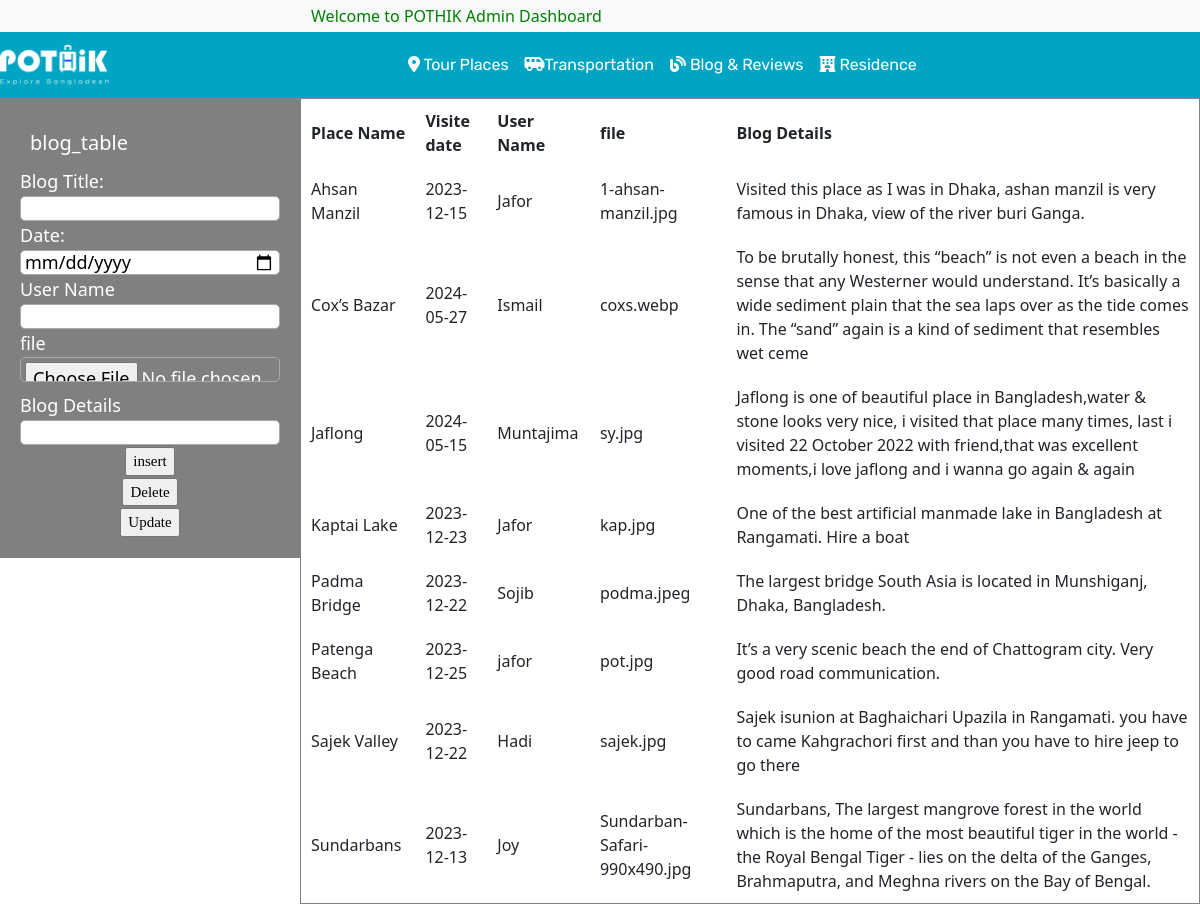
The page /_blogadmin.php on the database its author committed.
### tables this page shows
CREATE TABLE `blog_table` (
  `topic_title` varchar(50) NOT NULL,
  `topic_date` varchar(15) NOT NULL,
  `name` varchar(20) NOT NULL,
  `duration` int(11) NOT NULL,
  `person` int(11) NOT NULL,
  `cost` int(11) NOT NULL,
  `image_filename` varchar(50) NOT NULL,
  `topic_para` varchar(250) NOT NULL
);

### _blogadmin.php (the view, shortened to what this page needs)
<?php
include("_admin.php");
?>
<link rel="stylesheet" href="style.css">
<div id="box1">
  <form method="post">
    <div style="font-size: 20px;margin: 10px;color: white;">blog_table</div>
    Blog Title: <br>
    <input id="text" type="text" name="blogtitle" required><br>
    Date:  <br>
    <input id="text" type="date" name="blogdate" ><br>
    User Name<br>
    <input id="text" type="text" name="name" ><br>
    file<br>
    <input id="text" type="file" name="uploadimage" ><br>
    Blog Details<br>
    <input id="text" type="text" name="blogpara" ><br>
      <div class="btn">
      <a>
        <input type="submit" value="insert" name="submit1">
      </a>
    </div>
    <div class="btn">
      <a>
        <input type="submit" value="Delete" name="submit2">
      </a>
    </div>
    <div class="btn">
      <a>
        <input type="submit" value="Update" name="submit3">
      </a>
    </div>
  </form>
</div>
<div>
  <table border="1" cellspacing="1" cellpadding="10">
    <tr>
      <th>Place Name</th>
      <th>Visite date</th>
      <th>User Name</th>
      <th>file</th>
      <th>Blog Details</th>
    </tr>
<?php
    $conn = mysqli_connect("localhost", "root", "", "travel");
$sql = "SELECT * FROM blog_table";
$result = $conn->query($sql);
if ($result->num_rows > 0) {
while($row = $result->fetch_assoc()) {
echo "<tr><td>" . $row["topic_title"]. "</td><td>" . $row["topic_date"] . "</td><td>"
. $row["name"]."</td><td>". $row["image_filename"]. "</td><td>"
. $row["topic_para"].  "</td></tr>";
}
echo "</table>";
} else { echo "0 results"; }
?>
</div>

### style1.css (style rules this page uses)
.btn { margin: 0; padding: 0; display: flex; justify-content: center; align-items: center; min-height: 10px; font-family: consolas; }
.btn a { position: relative; display: inline-block; color: #2196f3; text-transform: uppercase; letter-spacing: 4%; text-decoration: none; font-size: 15px; overflow: hidden; transition: 0.2s; }
#text { height: 25px; border-radius: 5px; padding: 4px; border: solid thin #aaa; width: 100%; }

### _blogadmin.php (style rules this page uses)
#box1 { font-size: large; background-color: gray; color: white; margin: auto; width: 300px; padding: 20px; float: left; }

### rows shown on the page
blog_table: topic_title "Ahsan Manzil", topic_date "2023-12-15", name "Jafor", image_filename "1-ahsan-manzil.jpg", topic_para "Visited this place as I was in Dhaka, ashan manzil is very famous in Dhaka, view of the river buri Ganga."
blog_table: topic_title "Cox’s Bazar", topic_date "2024-05-27", name "Ismail", image_filename "coxs.webp", topic_para "To be brutally honest, this “beach” is not even a beach in the sense that any Westerner would understand. It’s basically a wide sediment plain that the sea laps over as the tide comes in. The “sand” again is a kind of sediment that resembles wet ceme"
blog_table: topic_title "Jaflong", topic_date "2024-05-15", name "Muntajima", image_filename "sy.jpg", topic_para "Jaflong is one of beautiful place in Bangladesh,water & stone looks very nice, i visited that place many times, last i visited 22 October 2022 with friend,that was excellent moments,i love jaflong and i wanna go again & again"
blog_table: topic_title "Kaptai Lake", topic_date "2023-12-23", name "Jafor", image_filename "kap.jpg", topic_para "One of the best artificial manmade lake in Bangladesh at Rangamati. Hire a boat"
blog_table: topic_title "Padma Bridge", topic_date "2023-12-22", name "Sojib", image_filename "podma.jpeg", topic_para "The largest bridge South Asia is located in Munshiganj, Dhaka, Bangladesh."
blog_table: topic_title "Patenga Beach", topic_date "2023-12-25", name "jafor", image_filename "pot.jpg", topic_para "It’s a very scenic beach the end of Chattogram city. Very good road communication."
blog_table: topic_title "Sajek Valley", topic_date "2023-12-22", name "Hadi", image_filename "sajek.jpg", topic_para "Sajek isunion at Baghaichari Upazila in Rangamati. you have to came Kahgrachori first and than you have to hire jeep to go there"
blog_table: topic_title "Sundarbans", topic_date "2023-12-13", name "Joy", image_filename "Sundarban-Safari-990x490.jpg", topic_para "Sundarbans, The largest mangrove forest in the world which is the home of the most beautiful tiger in the world - the Royal Bengal Tiger - lies on the delta of the Ganges, Brahmaputra, and Meghna rivers on the Bay of Bengal."
